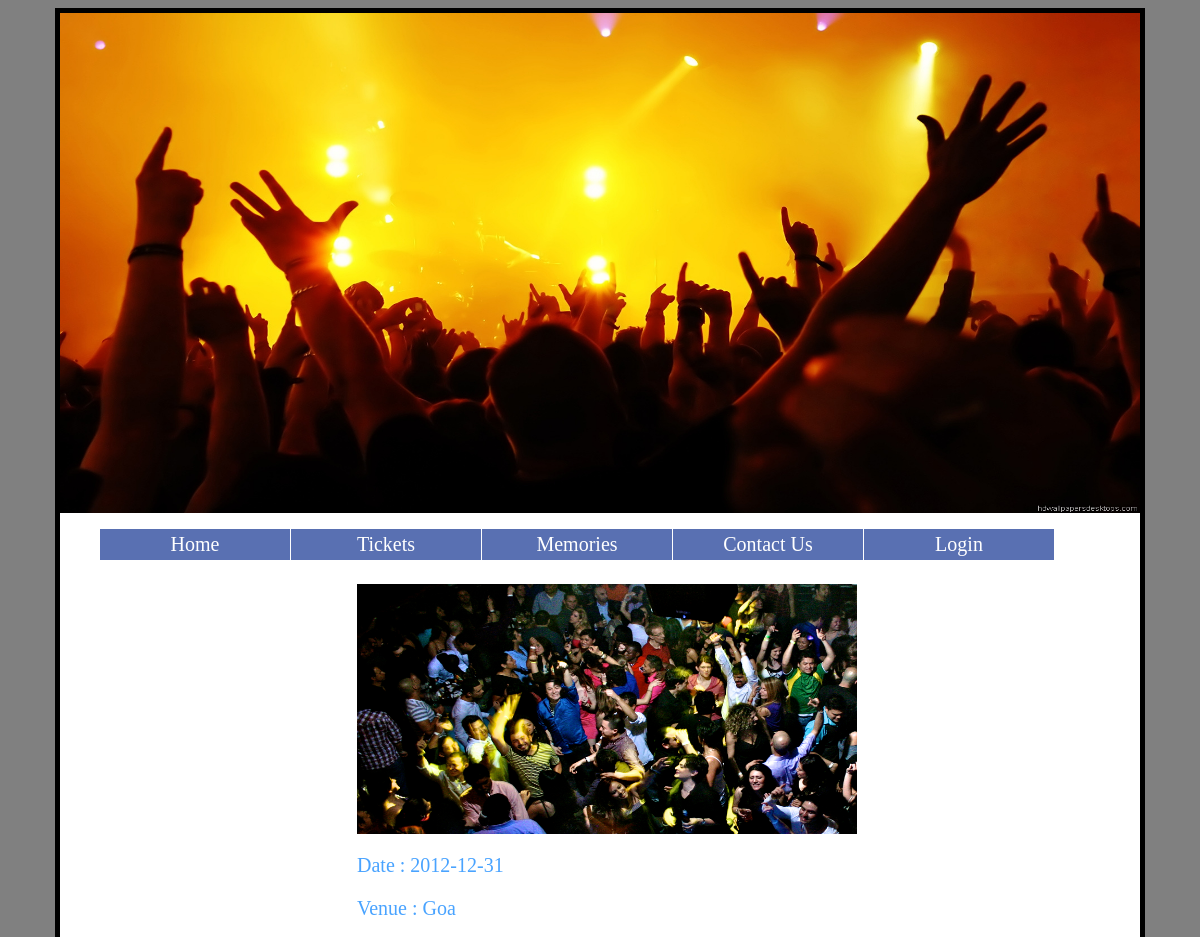
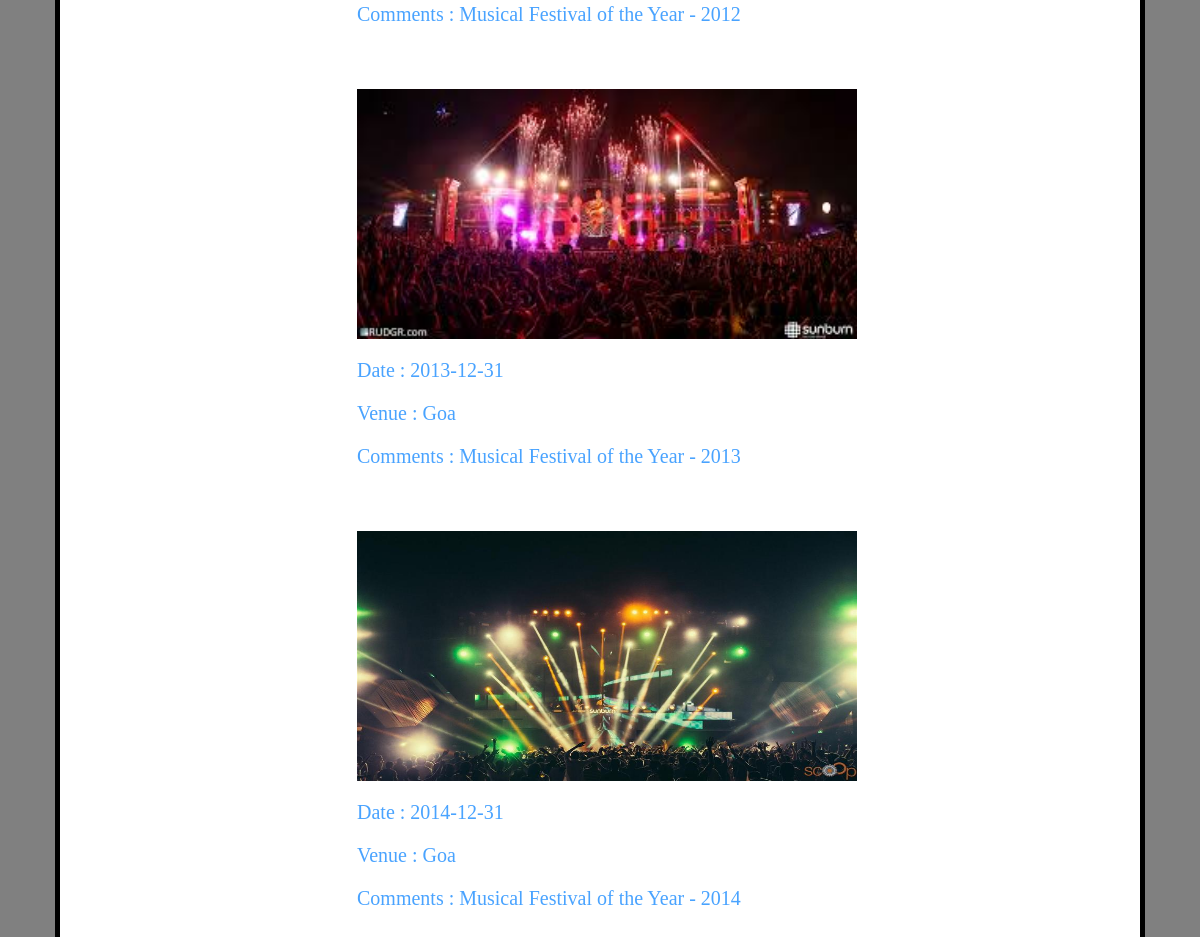
/Richa/Memories.php, run on the app's committed database (2 pictures, top to bottom).
### tables this page shows
CREATE TABLE IF NOT EXISTS `content` (
  `Img_loc` varchar(40) NOT NULL,
  `Date` date NOT NULL,
  `Venue` varchar(20) NOT NULL,
  `Desc` varchar(100) NOT NULL
);

### Richa/Model/Venue.php (called while the page is built)
<?php
include_once("DBUtils.php");
class Venue{
    var $img, $date, $venue, $desc;
    public function setImg($param) {
        $this->img = $param;
    }
    public function getImg() {
        return $this->img;
    }
    public function setDate($param) {
        $this->date = $param;
    }
    public function getDate() {
        return $this->date;
    }
    public function setVenue($param) {
        $this->venue = $param;
    }
    public function getVenue() {
        return $this->venue;
    }
    public function setDesc($param) {
        $this->desc = $param;
    }
    public function getDesc() {
        return $this->desc;
    }
    public function getAllVenues() {
        $utils = new DBUtils();
        return $utils->getAllContent();
    }
}

### Richa/Model/DBUtils.php (called while the page is built, shortened)
<?php
include_once('Venue.php');
class DBUtils{
    var $servername = "127.0.0.1";
    var $username = "root";
    var $password = "";
    var $dbname = "blog";
    var $conn;
    private function connect(){
        $this->conn = new mysqli($this->servername, $this->username, $this->password, $this->dbname);
    }
    public function getAllContent() {
        $SQL = "SELECT `Img_loc`, `Date`, `Venue`, `Desc` FROM `content`";
        $result = $this->conn->query($SQL);
        if ($result->num_rows > 0) {
            $array = array();
            $i = 0;
            while($row = $result->fetch_assoc()) {
                $v = new Venue();
                $v->setImg($row["Img_loc"]);
                $v->setDate($row["Date"]);
                $v->setVenue($row["Venue"]);
                $v->setDesc($row["Desc"]);
                $array[$i] = $v;
                $i++;
            }
            return $array;
        }
        return NULL;
    }
}
?>

### Richa/Memories.php (the view, shortened to what this page needs)
<?php session_start();
include_once('./Model/Venue.php');
$v = new Venue();
$venue_arr = $v->getAllVenues();
$length = count($venue_arr);
$include= '';
for($i = 0 ; $i < $length ; $i++){
    $include = $include.'
    <div class="Text"><p><img src="'.$venue_arr[$i]->getImg().'" width="500px" height="250px"/></p>'.
            '<p>Date : '.$venue_arr[$i]->getDate().'</p>'
            . '<p>Venue : '.$venue_arr[$i]->getVenue().'</p>'
            . '<p>Comments : '.$venue_arr[$i]->getDesc().'</p><br></div>';
}
$content = $include;
include_once('./Template.php');
?>

### Richa/Template.php (shortened to what this page needs)
<html>
    <head>
        <link rel="stylesheet" type="text/css" href="stylesheet.css" />
    </head>
    <body onload="startTimer()">
        <div id = "main" class="main">
            <div id="headerImg" class="headerImg">
                <img src="./img/main_party.jpg" id="img" class="mainImg"/>
            </div>
                <nav class="navigation" id="nav">
                    <ul>
                        <li><a href="./index.php">Home</a></li>
                        <li><a href="#" onmouseover="mopen('tckt')" onmouseout="close()">Tickets</a>
                        </li>
                        <li><a href="Memories.php">Memories</a></li>
                        <li><a href="ContactUs.php">Contact Us</a></li>
                        <?php if(isset($_SESSION["id"])){
                           echo '<li><a href="LoginLogoutController.php">Logout</a></li>';
                        }else{
                           echo '<li><a href="LoginLogoutController.php">Login</a></li>';
                        }
                        ?>
                    </ul>
                </nav>
            <div id="content">
                <?php echo $content; ?>
            </div>
        </div>
    </body>
</html>

### Richa/stylesheet.css (style rules this page uses)
body { background-color: graytext; }
.main { margin: 0 auto; width: 1080px; align-content: center; border: 5px solid black; background-color: white; }
.Text { margin: 0 auto; align-content: center; width: 1080px; }
.mainImg { width: 1080px; height : 500px; }
.Text { padding-left: 25%; margin: 0 auto; align-content: center; width : 70%; font-size: 20px; color: #49A3FF; }
.headerImg { align-content: center; width: 1080px; }
nav { height: 35px; margin: 0 auto; }
nav ul a { font-size: 20px; padding-left: 5%; }
#nav { margin: 0; padding: 0; z-index: 30 }
#nav li { margin: 0; padding: 0; list-style: none; float: left; }
#nav li a { display: block; margin: 0 1px 0 0; padding: 4px 10px; width: 170px; background: #5970B2; color: #FFF; text-align: center; text-decoration: none }

### data on the page
content: Img_loc (picture), Date "2012-12-31", Venue "Goa", Desc "Musical Festival of the Year - 2012"
content: Img_loc (picture), Date "2013-12-31", Venue "Goa", Desc "Musical Festival of the Year - 2013"
content: Img_loc (picture), Date "2014-12-31", Venue "Goa", Desc "Musical Festival of the Year - 2014"
